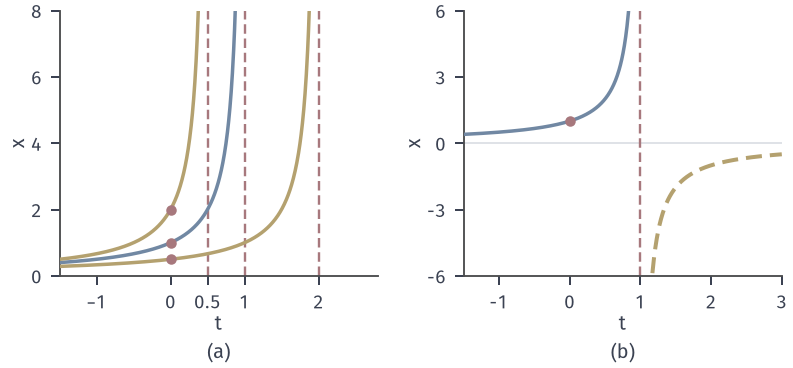

Here is the Python script that generated this plot:
from pathlib import Path
import sys
sys.path.insert(0, str(Path(__file__).resolve().parents[1]/"ivp-common"))
from ivp_common import *
HERE = Path(__file__).resolve().parent

# 目标：x'=x^2 的有限时间爆炸；爆炸时刻依赖初值；公式的另一支不属于同一个解。
fig, axes = figure(width_mm=112, height_mm=52, ncols=2)
panel(fig, .075, .985, .97, .25, .27)
a, b = axes
for x0, c in [(1, BLUE), (.5, YELLOW), (2, YELLOW)]:
    T = 1/x0
    t = np.linspace(-1.5, T - 1e-3, 600)
    a.plot(t, x0/(1 - x0*t), color=c, lw=1.4, zorder=3)
    a.axvline(T, color=RED, lw=.95, ls=(0, (4, 2)), zorder=2)
    dot(a, 0, x0)
a.set_xlim(-1.5, 2.8); a.set_ylim(0, 8); a.set_xticks([-1, 0, .5, 1, 2]); a.set_xticklabels(['$-1$', '0', '0.5', '1', '2']); a.set_yticks([0, 2, 4, 6, 8])
t1 = np.linspace(-1.5, 1 - 1e-3, 400); t2 = np.linspace(1 + 1e-3, 3, 400)
b.plot(t1, 1/(1 - t1), color=BLUE, lw=1.4, zorder=3)
b.plot(t2, 1/(1 - t2), color=YELLOW, lw=1.6, ls=(0, (4, 2)), zorder=3)
b.axvline(1, color=RED, lw=.95, ls=(0, (4, 2)), zorder=2)
dot(b, 0, 1)
b.axhline(0, color=GRID, lw=.65, zorder=0)
b.set_xlim(-1.5, 3); b.set_ylim(-6, 6); b.set_xticks([-1, 0, 1, 2, 3]); b.set_yticks([-6, -3, 0, 3, 6])
for ax in axes:
    ax.set_xlabel('$t$', labelpad=1); ax.set_ylabel('$x$', labelpad=1)
tags(fig, axes)
save(fig, HERE, 'figure', {'formula': "x'=x^2, x=x0/(1-x0 t)", 'x0': [1, .5, 2]})
